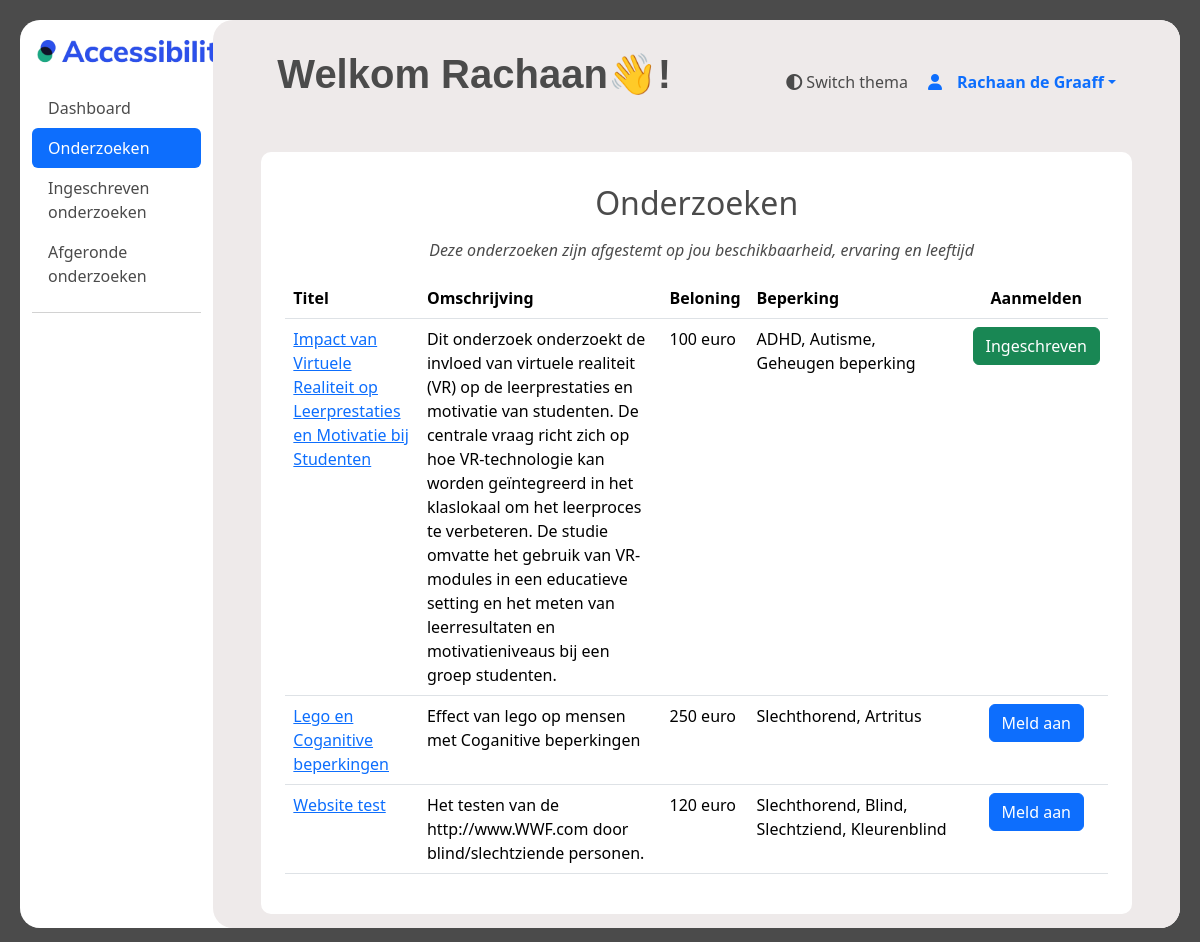
/ervaringsdeskundige/onderzoeken (signed in), run on the app's committed database.
### ervaringsdeskundige/models.py (models this page shows)
class User(AbstractUser):
    first_name = models.CharField(max_length=100)
    last_name = models.CharField(max_length=100)
    postcode = models.CharField(max_length=10)
    geslacht = models.CharField(
        max_length=10, choices=[("M", "Man"), ("V", "Vrouw"), ("0", "Anders")]
    )
    email = models.EmailField()
    telefoonnummer = models.CharField(max_length=100)
    geboortedatum = models.DateField()
    gebruikte_hulpmiddelen = models.TextField(max_length=200)
    bijzonderheden = models.TextField(max_length=100, default="", blank=True)
    beschikbaar_vanaf = models.DateTimeField()
    beschikbaar_tot = models.DateTimeField()
    bijzonderheden_beschikbaarheid = models.TextField(
        max_length=100, blank=True
        )
    username = models.CharField(max_length=100, unique=True)
    voorkeur_benadering = models.CharField(max_length=20)
    status = models.CharField(max_length=10, default=1)
    opmerking_verwijderd = models.TextField(blank=True, null=True)
    datum_goedgekeurd = models.DateTimeField(blank=True, null=True)
    goedegekeurd_door = models.CharField(max_length=100, null=True)
    groups = models.ManyToManyField(
        Group,
        verbose_name="groups",
        related_name="user_groups",
        blank=True,
        help_text="The groups this user belongs to. A user will get all permissions granted to each of their groups.",
        related_query_name="user",
    )
    user_permissions = models.ManyToManyField(
        Permission,
        verbose_name="user permissions",
        related_name="user_user_permissions",
        blank=True,
        help_text="Specific permissions for this user.",
        related_query_name="user",
    )
    def age(self):
        date_today = date.today()
        leeftijd = (
            date_today.year
            - self.geboortedatum.year
            - (
                (date_today.month, date_today.day)
                < (self.geboortedatum.month, self.geboortedatum.day)
            )
        )
        return leeftijd

### main/models.py (models this page shows)
class Onderzoeken(models.Model):
    onderzoeks_id = models.AutoField(primary_key=True)
    organisatie = models.ForeignKey("Organisaties", models.DO_NOTHING)
    status = models.IntegerField(default=1)
    titel = models.TextField()
    omschrijving = models.TextField()
    datum_vanaf = models.DateTimeField()
    datum_tot = models.DateTimeField()
    soort_onderzoek = models.IntegerField()
    locatie = models.TextField(blank=True, null=True)
    met_beloning = models.IntegerField()
    beloning = models.TextField(blank=True, null=True)
    doelgroep_leeftijd_van = models.IntegerField()
    doelgroep_leeftijd_tot = models.IntegerField()
    contact_opgenomen = models.IntegerField(default=0)
    opmerkingen_beheerder = models.TextField(blank=True, null=True)
    type_onderzoek = models.ForeignKey(
        "TypeOnderzoek", models.DO_NOTHING, db_column="type_onderzoek"
    )
    class Meta:
        managed = False
        db_table = "Onderzoeken"

class Beperkingen(models.Model):
    omschrijving = models.TextField()
    soort = models.TextField()
    class Meta:
        managed = False
        db_table = "Beperkingen"

### ervaringsdeskundige/views.py (the view)
# urls.py: path('onderzoeken', views.onderzoeken, name="onderzoeken"),
@login_required
def onderzoeken(request):
    user = request.user
    user_age = user.age()
    user_available_from = user.beschikbaar_vanaf
    user_available_until = user.beschikbaar_tot
    limitations_user = BeperkingenErvaringsdeskundigen.objects.filter(
        ervaringsdeskundigen_id=user.id
    )
    limitations_ids = limitations_user.values_list("beperking_id", flat=True)
    filtered_investigations = BeperkingenOnderzoeken.objects.filter(
        beperking_id__in=limitations_ids
    )
    filtered_investigations_ids = filtered_investigations.values_list(
        "onderzoeks_id", flat=True
    )
    investigations = Onderzoeken.objects.filter(
        doelgroep_leeftijd_van__lte=user_age,
        doelgroep_leeftijd_tot__gte=user_age,
        datum_vanaf__lte=user_available_until,
        datum_tot__gte=user_available_from,
        onderzoeks_id__in=filtered_investigations_ids,
    )
    investigations_with_limitations = {}
    for investigation in investigations:
        limitation_ids = BeperkingenOnderzoeken.objects.filter(
            onderzoeks_id=investigation.onderzoeks_id
        ).values_list("beperking_id", flat=True)
        limitations = Beperkingen.objects.filter(id__in=limitation_ids)
        existing = Deelnames.objects.filter(
            ervaringsdeskundige_id=user.id, onderzoeks_id=investigation.onderzoeks_id
        ).first()
        status = 0
        if existing and existing.status == 1:
            status = 1
        if existing and existing.status == 2:
            status = 2
        investigations_with_limitations[investigation.onderzoeks_id] = {
            "onderzoek": investigation,
            "beperkingen": limitations,
            "status": status,
        }
    return render(
        request,
        "ervaringsdeskundige/onderzoeken.html",
        {"investigations": investigations_with_limitations},
    )

### templates/ervaringsdeskundige/onderzoeken.html (shortened to what this page needs)
{% extends "ervaringsdeskundige/base.html" %}
{% load static %}
{% block content %}
<div class="container-fluid" style="height: 94vh;">
    <div class="row">
        <nav id="sidebar" class="col-md-3 col-lg-2 d-md-block sidebar">
          <a href="#">
            <img style="margin: 20px; margin-left: 5px;" src="{% static 'images/logo_accessibility.png' %}" width="200px" alt="Logo van Accessibility">
          </a>
            <div class="position-sticky">
              <ul class="nav nav-pills flex-column mb-auto">
                <li class="nav-item">
                  <a href="/ervaringsdeskundige/dashboard"  class="nav-link menu_text">
                    Dashboard
                  </a>
                </li>
                <li>
                  <a href="/ervaringsdeskundige/onderzoeken" class="nav-link active" aria-current="page">
                    Onderzoeken
                  </a>
                </li>
                <li>
                  <a href="registered_investigations" class="nav-link menu_text">
                    Ingeschreven onderzoeken
                  </a>
                </li>
                <li>
                  <a href="/ervaringsdeskundige/completed_investigations" class="nav-link menu_text">
                    Afgeronde onderzoeken
                  </a>
                </li>
              </ul>
              <hr>
            </div>
        </nav>
        <div style="height: 94vh;" id="dashboard_main" class="col-md-9 ms-sm-auto col-lg-10 px-md-4">
        <div id="dashboard_overflow">
        <main >
          <div class="text-center" style="padding-top: 20px;">
            <div>
                  <div id="search" style="height: 20px;">
                    <a  style="margin-right: 20px;" onclick="toggleTheme()" tabindex="0"><i class="fa-solid fa-circle-half-stroke"></i>      Switch thema </a>
                    <div class="dropdown">
                      <a href="#" class="d-flex align-items-center text-decoration-none dropdown-toggle" id="dropdownUser2" data-bs-toggle="dropdown" aria-expanded="false" aria-label="dropdown menu met dashboard, profiel en loguit opties"  >
                        <i class="fa-solid fa-user" style="padding-right: 15px;" width="32" height="32" class="rounded-circle me-2"></i>
                        <strong>{{ user.first_name}} {{ user.last_name}}</strong>
                      </a>
                    </div>
                  </div>
                  <h1 style="margin: 10px; margin-left: 40px;" class="text-start extra-bold-header">Welkom {{ user.first_name }}👋!</h1>
          </div>
          </div>
          <div style="padding-top: 20px;">
            <div id="custom_cont"  class="m-4 p-4">
              <table class="table custom_table p-3">
                <h2 aria-describedby="table_reasearch_discription" class="p-2 text-center">Onderzoeken</h2>
                <p id="table_reasearch_discription" class="text-center" style="margin-left: 10px;"><em>Deze onderzoeken zijn afgestemt op jou beschikbaarheid, ervaring en leeftijd</em></p>
                  <thead>
                  <tr>
                      <th class="float-left" scope="col">Titel</th>
                      <th class="float-left" scope="col">Omschrijving</th>
                      <th class="float-left" scope="col">Beloning</th>
                      <th class="float-left" scope="col">Beperking</th>
                      <th class="text-center" scope="col">Aanmelden</th>
                  </tr>
                  </thead>
                  <tbody>
                    {% for investigation_id, data in investigations.items %}
                        <tr>
                    <td><a href="inspect_investigation/{{ data.onderzoek.onderzoeks_id }}">{{ data.onderzoek.titel }}</a></td>
                    <td>{{ data.onderzoek.omschrijving }}</td>
                    <td>{% if data.onderzoek.met_beloning == 1 %}
                            {{ data.onderzoek.beloning }}
                        {% else %}
                            Geen beloning beschikbaar
                        {% endif %}</td>
                    <td>
                      <div style="width: 200px;" class="text-wrap">
                          {% for limitation in data.beperkingen %}
                              {{ limitation.omschrijving }}{% if not forloop.last %},{% endif %}
                          {% endfor %}
                        </div>
                    </td>
                    <td class="text-center">
                        <form method="post" action="investigation/{{ data.onderzoek.onderzoeks_id }}">
                          {% if data.status == 0 %}
                          <button type="submit" class="btn btn-primary">Meld aan</button>
                          {% endif %}
                        </form>
                        {% if data.status == 1  %}
                        <button class="btn btn-success">Ingeschreven</button>
                        {% endif %}
                    </td>
                  </tr>
                    {% endfor %}
                  </tbody>
              </table>
          </div>
            </div>
      </main>
    </div>
    </div>
    </div>
</div>
{% endblock %}

### static/css/main.css (style rules this page uses)
:root { --background-light: #f5f5f5; --background-dark: #1f1f1f; --text-light: #4b4b4b; --text-dark: #ffffff; --accent-light: #9faecb; --accent-dark: #848484; --card-background-light: #ffffff; --card-background-dark: #393a69; --card-shadow-light: #bbbbbb; --card-shadow-dark: #7a7a7a; --border-light: #dddddd; --border-dark: #333333; --link-light: #007bff; --link-dark: #ff7f50; }
#content, .table, #dashboard_main, .rectangle, .card_stat, #custom_cont { transition: background-color 0.5s ease, color 0.3s ease, border-radius 0.5s ease; }
p { margin-top: 0; margin-bottom: 1rem; }
#search { margin-top: 10px; margin-right: 30px; float: right; justify-content: space-between; display: flex; padding: 10px; height: 80px; }
#custom_cont:not(.dark) { background-color: white; border-radius: 10px; }
.table { padding: 10px; }
body:not(.dark) { background-color: var(--text-light); color: var(--text-light); }
#sidebar { border-radius: 20px; }
#dashboard_main:not(.dark) { border-radius: 20px; background-color: #eeeaea; }
h1:not(.dark) { color: var(--tekst-light); }
#dashboard_overflow { overflow-y: auto; overflow-x: hidden; max-height: 94vh; height: 100%; }
.extra-bold-header { font-family: 'Inner', sans-serif; font-weight: 800; color: #4b4b4b; }
.custom_table:not(.dark) { background-color: #ffffff; color: var(--text-light); }
.menu_text:not(.dark) { color: var(--text-light); }

### data on the page
User: first_name "Rachaan", last_name "de Graaff"
Onderzoeken: onderzoek.titel "Impact van Virtuele Realiteit op Leerprestaties en Motivatie bij Studenten", onderzoek.omschrijving "Dit onderzoek onderzoekt de invloed van virtuele realiteit (VR) op de leerprestaties en motivatie van studenten. De centrale vraag richt zich op hoe VR-technologie kan worden geïntegreerd in het klaslokaal om het leerproces te verbeteren. De studie omvatte het gebruik van VR-modules in een educatieve setting en het meten van leerresultaten en motivatieniveaus bij een groep studenten.", onderzoek.beloning "100 euro", shows "Ingeschreven"
Beperkingen: omschrijving "ADHD"
Beperkingen: omschrijving "Autisme"
Beperkingen: omschrijving "Geheugen beperking"
Onderzoeken: onderzoek.titel "Lego en Coganitive beperkingen", onderzoek.omschrijving "Effect van lego op mensen met Coganitive beperkingen", onderzoek.beloning "250 euro", shows "Meld aan"
Beperkingen: omschrijving "Slechthorend"
Beperkingen: omschrijving "Artritus"
Onderzoeken: onderzoek.titel "Website test", onderzoek.omschrijving "Het testen van de http://www.WWF.com door blind/slechtziende personen.", onderzoek.beloning "120 euro", shows "Meld aan"
Beperkingen: omschrijving "Blind"
Beperkingen: omschrijving "Slechtziend"
Beperkingen: omschrijving "Kleurenblind"
